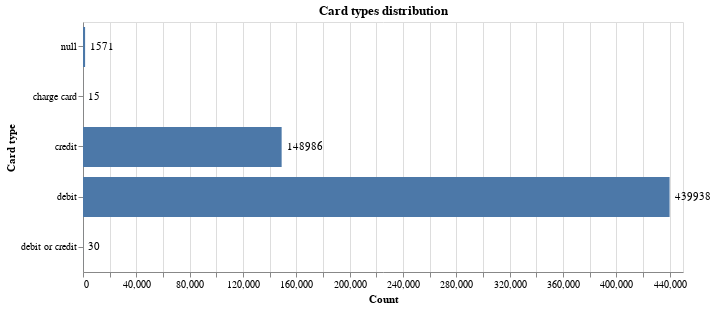

Notebook source saved alongside this figure:
### Markdown cell above
There are two main ways to purchase using a card: debit or credit. The dataset has a third way called charge, but it has just 15 purchases in total. Debit cards have the highest number of purchases, with almost 440 thousand. It is followed by credit cards with nearly 150 thousand purchases. This information is fascinating because it shows the domain of debit purchases instead of credit purchases.

### Code cell
#Visually presenting the amount of transactions according to credit card type.
bar_chart=alt.Chart(card6Group).mark_bar(size=40).encode(
    x=alt.X('count:Q', title='Count'),
    y=alt.Y('card6:N', title='Card type'))
bar_text = bar_chart.mark_text(align='left', baseline='middle', dx=5).encode(text='count:Q')
(bar_chart + bar_text).properties(height=alt.Step(50), width=600, title='Card types distribution')

### Figure 1 — Vega-Lite specification as saved in the notebook (floating-point values rounded to 4 significant figures)
{"$schema": "https://vega.github.io/schema/vega-lite/v4.17.0.json", "config": {"view": {"continuousHeight": 300, "continuousWidth": 400}}, "data": {"name": "data-029a369ff928698b5118fd83c606fafe"}, "datasets": {"data-029a369ff928698b5118fd83c606fafe": [{"card6": "charge card", "count": 15}, {"card6": "credit", "count": 148986}, {"card6": "debit", "count": 439938}, {"card6": "debit or credit", "count": 30}, {"card6": null, "count": 1571}]}, "height": {"step": 50}, "layer": [{"encoding": {"x": {"field": "count", "title": "Count", "type": "quantitative"}, "y": {"field": "card6", "title": "Card type", "type": "nominal"}}, "mark": {"size": 40, "type": "bar"}}, {"encoding": {"text": {"field": "count", "type": "quantitative"}, "x": {"field": "count", "title": "Count", "type": "quantitative"}, "y": {"field": "card6", "title": "Card type", "type": "nominal"}}, "mark": {"align": "left", "baseline": "middle", "dx": 5, "type": "text"}}], "title": "Card types distribution", "width": 600}
